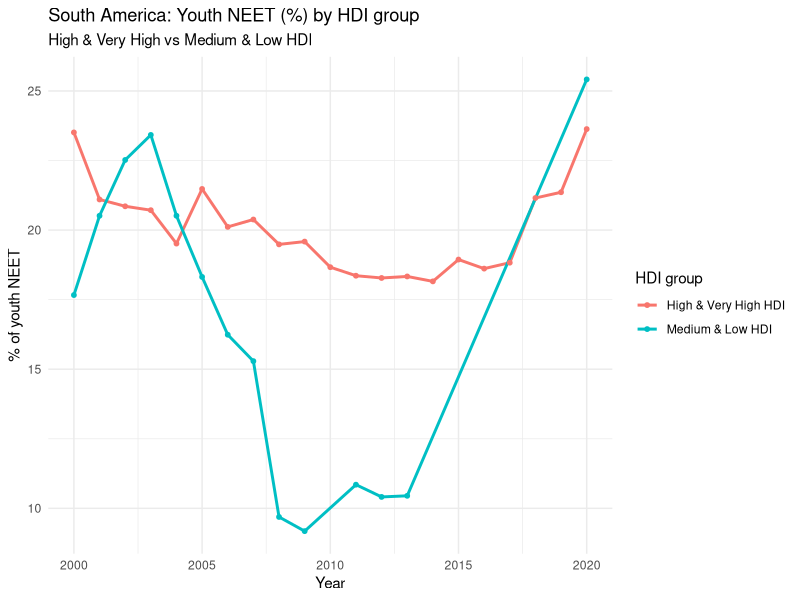

Reproduce this figure in R.
library(readr)
library(dplyr)
library(ggplot2)

# 0.1 Load the merged dataset
# Make sure this filename matches what you saved
df <- read_csv("youth_continents_hdi_2000_2020.csv")

# If your NEET column is not yet called 'share_neet', uncomment this:
# df <- df %>%
#   rename(share_neet = `Share of youth not in education, employment or training, total (% of youth population)`)

# 0.2 Create HDI tiers and 2-group classification
df <- df %>%
  mutate(
    HDI_tier = case_when(
      HDI >= 0.800                    ~ "Very High",
      HDI >= 0.700 & HDI < 0.800      ~ "High",
      HDI >= 0.550 & HDI < 0.700      ~ "Medium",
      HDI < 0.550                     ~ "Low",
      TRUE                            ~ NA_character_
    ),
    HDI_group2 = case_when(
      HDI_tier %in% c("Very High", "High")   ~ "High & Very High HDI",
      HDI_tier %in% c("Medium", "Low")       ~ "Medium & Low HDI",
      TRUE                                   ~ NA_character_
    )
  ) %>%
  filter(!is.na(HDI_group2))   # drop rows without HDI classification
south_america <- df %>%
  filter(Continent == "South America") %>%
  group_by(Year, HDI_group2) %>%
  summarise(
    mean_neet = mean(share_neet, na.rm = TRUE),
    .groups = "drop"
  )

ggplot(south_america, aes(x = Year, y = mean_neet, colour = HDI_group2)) +
  geom_line(linewidth = 1) +
  geom_point(size = 1.3) +
  labs(
    title = "South America: Youth NEET (%) by HDI group",
    subtitle = "High & Very High vs Medium & Low HDI",
    x = "Year",
    y = "% of youth NEET",
    colour = "HDI group"
  ) +
  theme_minimal()

